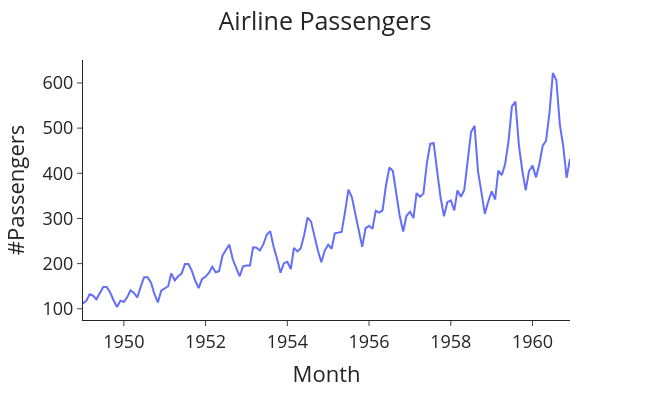

This figure's notebook cell:
### Code cell
plot_passenger_volumes(df_aircraft,'#Passengers')

### Figure 1 — Plotly figure (JSON) as saved in the notebook; plotly's stock layout.template omitted (floating-point values rounded to 4 significant figures; data arrays with more than 128 entries replaced by an {"elided": "..."} marker saying what was removed)
{"data": [{"hovertemplate": "Month=%{x}<br>#Passengers=%{y}<extra></extra>", "legendgroup": "", "line": {"color": "#636efa", "dash": "solid"}, "marker": {"symbol": "circle"}, "mode": "lines", "name": "", "orientation": "v", "showlegend": false, "type": "scatter", "x": {"elided": "144 str values"}, "xaxis": "x", "y": {"elided": "144 int values"}, "yaxis": "y"}], "layout": {"font": {"size": 18}, "height": 400, "legend": {"tracegroupgap": 0}, "margin": {"t": 60}, "title": {"text": "Airline Passengers", "x": 0.5}, "width": 650, "xaxis": {"anchor": "y", "domain": [0, 1], "title": {"text": "Month"}}, "yaxis": {"anchor": "x", "domain": [0, 1], "title": {"text": "#Passengers"}}}}
